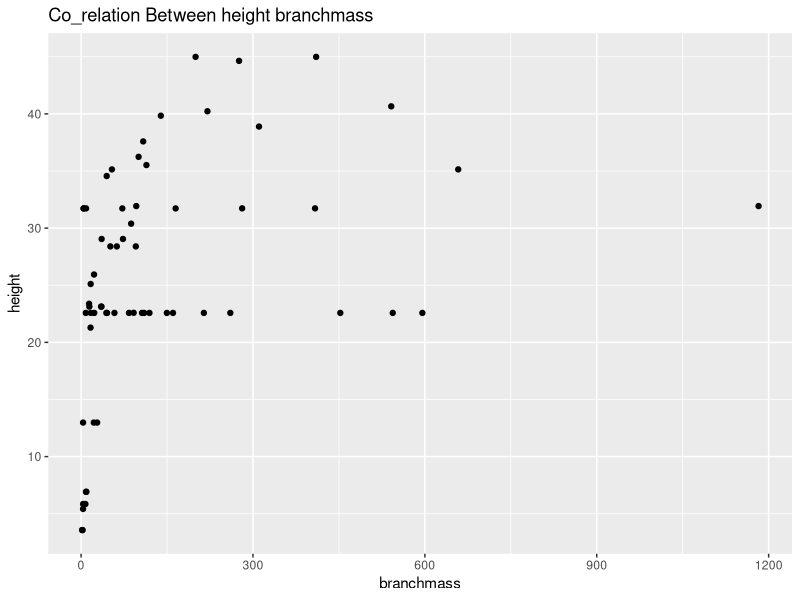
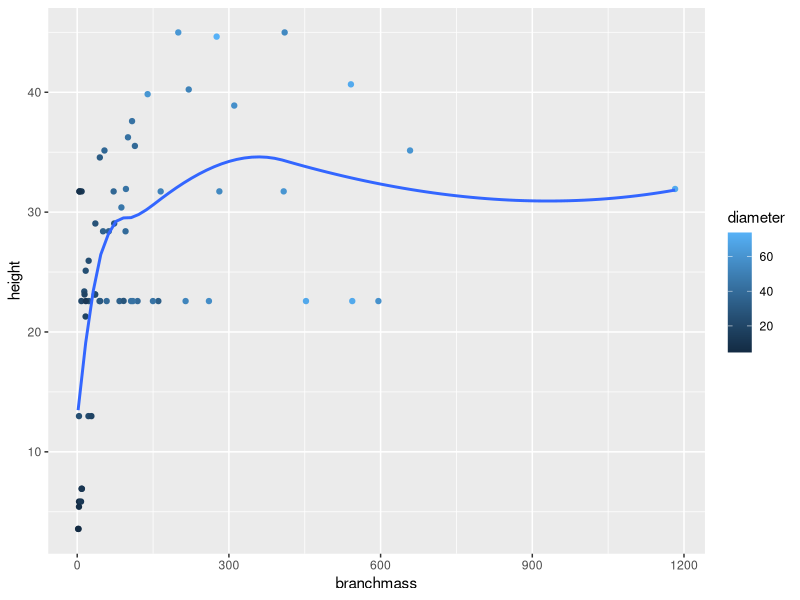
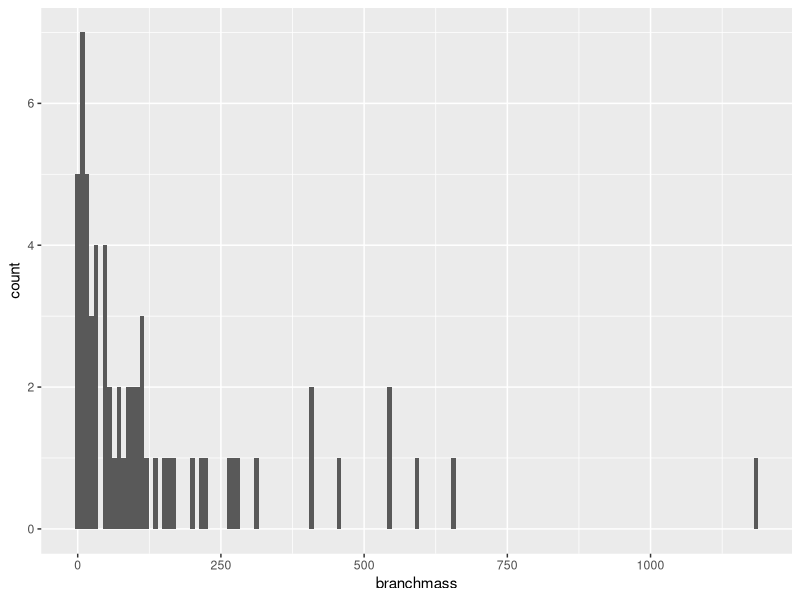
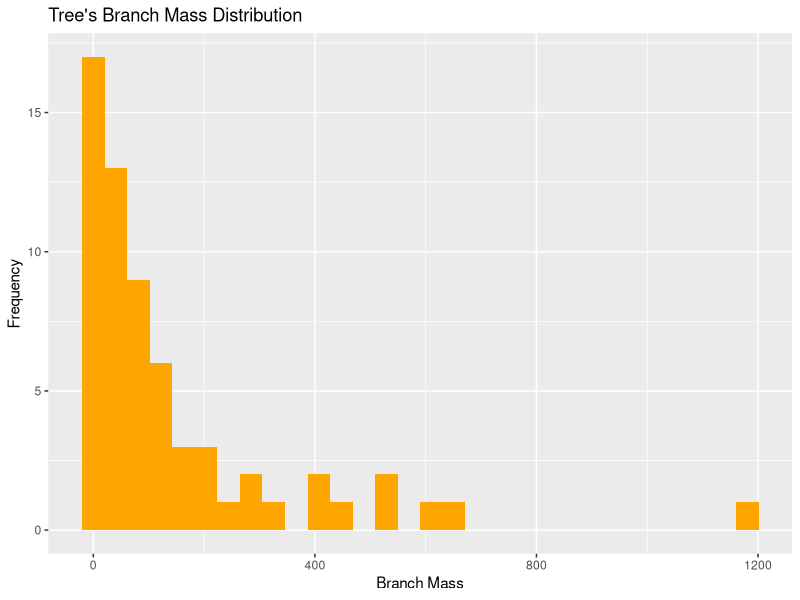
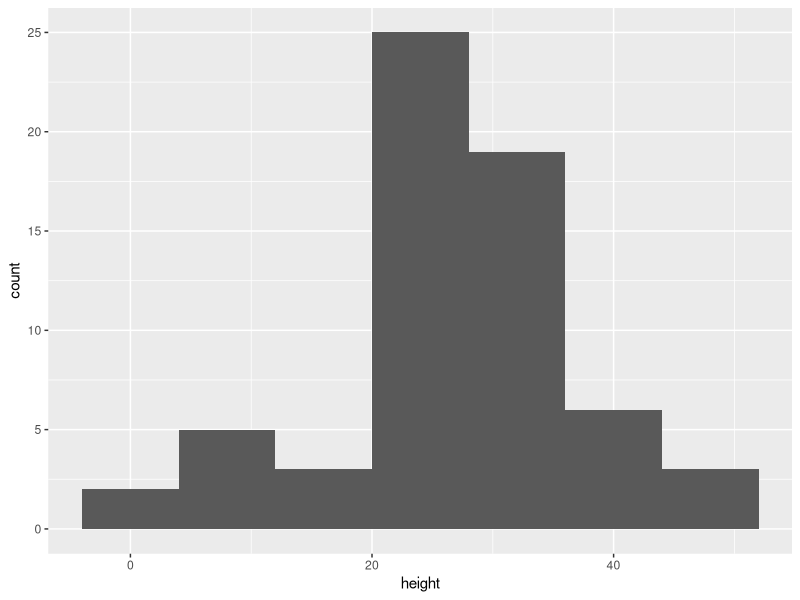
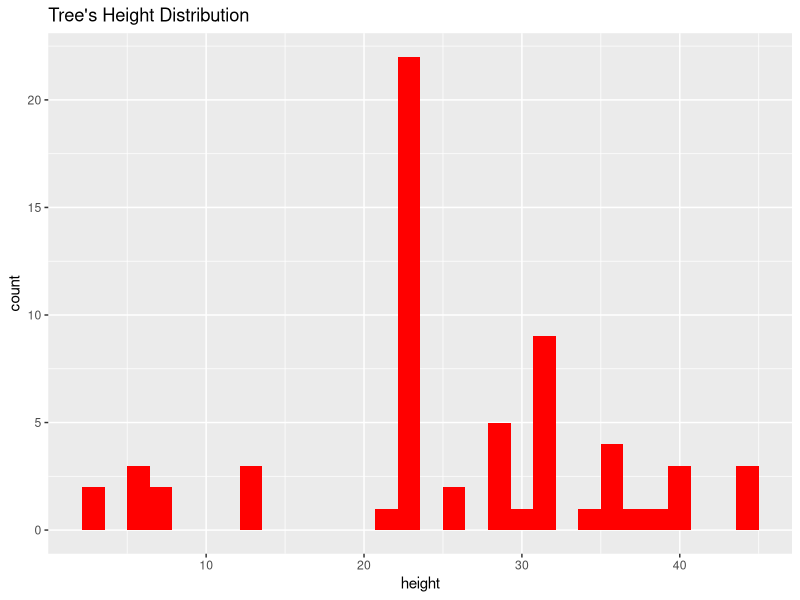
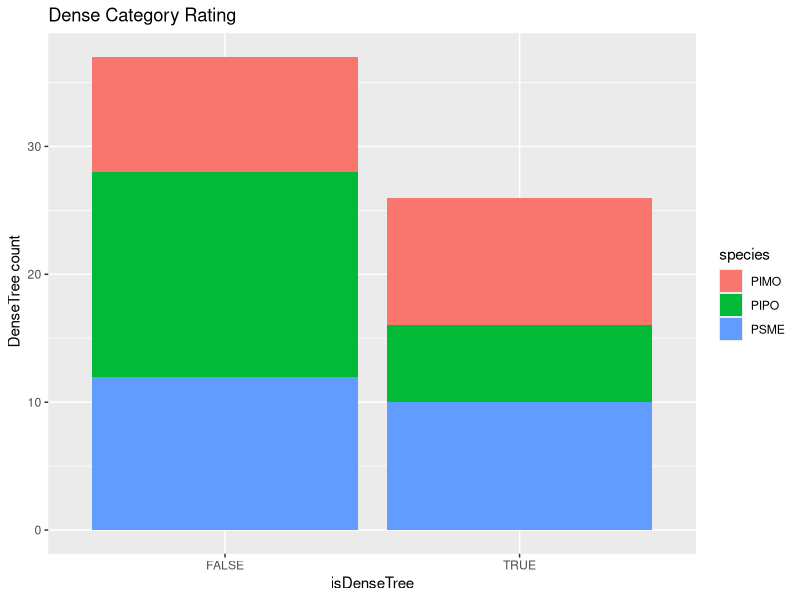
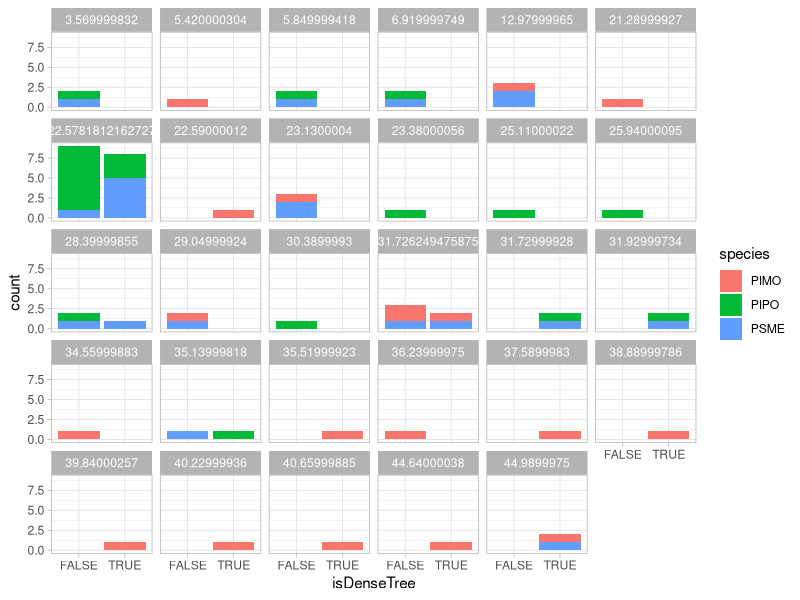

Source code (R) for these figures, in order:

trees <-read.csv("G1_Allometry.csv")

View(trees)

# We Will Start With Data cleaning

# Recoding The Height Feature To Tall And Short

trees$heightDescribtion[trees$height >= 30] = "Tall"
trees$heightDescribtion[trees$height < 30]="Short"

# Recoding the diameter feature to Thick and Thin

trees$dimeterDescribtion[trees$diameter >= 50] = "Thick"
trees$dimeterDescribtion[trees$diameter < 50]= "Thin"

# show all rows that have NA values or missing values

trees[!complete.cases(trees) , ]


# Replace NA Values In Height Field According To The Mean Of
# Heights Of The Same Type

# Make Sure Height Field Is Numeric
trees$height <- as.numeric(trees$height)

# We Will Test It On PIPO Type
pipoMean<-mean(trees[trees$species=="PIPO" , 'height' ], na.rm=T)
trees[is.na(trees$height) & trees$species=="PIPO"  , 'height'] = pipoMean


#On PIMO Type
pimoMean<-mean(trees[trees$species=="PIMO" , 'height' ], na.rm=T)
trees[is.na(trees$height) & trees$species=="PIMO"  , 'height'] = pimoMean

# Can't apply it to PSME Cause All Values Are NULL

# Recoding leafarea Field Using ifelse

# Make Sure leafarea Field Is Numeric
trees$leafarea <- as.numeric(trees$leafarea)

m = mean(trees$leafarea)
trees$leafareaAmount = as.factor(ifelse(trees$leafarea >= m, "dense tree" 
                                   ,"sparse tree"))

#Recoding A Code

trees$isDenseTree[trees$leafareaAmount == "dense tree"] = T
trees$isDenseTree[trees$leafareaAmount == "sparse tree"]= F
trees$isDenseTree = as.factor(trees$isDenseTree)


#Get The Mean Of Dense Trees And Sparse Trees

mDense <-mean(trees$isDenseTree==T)
MSparse <-mean(trees$isDenseTree==F)
mDense
MSparse

# Subset Only Tall Trees

tallTrees = trees [trees$heightDescribtion=="Tall", ]

View(tallTrees)

# Subset Only Short Trees

shortTrees = trees [trees$heightDescribtion=="Short", ]


# Subset Trees That Are Thick And Tall 


thickAndTallTrees = trees[trees$heightDescribtion=="Tall" & trees$dimeterDescribtion=="Thick", ]

View(thickAndTallTrees)

# Sort Or Order Our Data Set ascending Based On height and dimeter

sortedData = trees[order(trees$height ,trees$diameter) , ]


#Get Only First 15 Rows
headOfData <-head(trees ,15)


#Get Only last 15 Rows
tailOfData <-tail(trees ,15)

View(tailOfData)

# get Missing Values or Null Values

library(mice)
Pre.imputation <- mice(trees,
                       m = 5,
                       meth = c("pmm", "pmm", "pmm", "pmm","pmm", "pmm", "pmm", "pmm","pmm"),
                       maxit = 20)

trees = complete(Pre.imputation, 5)


# Data Visualization

library(ggplot2)

# Visualize The Effect of The height On branchmass Using Scatter Plot

draw1 = ggplot(trees , aes(x=branchmass  , y= height))
draw1 + geom_point() + ggtitle("Co_relation Between height branchmass")


# Visualize The Effect of The height On branchmass colored by the groups of diameter using scatterplot

draw2 = ggplot(trees , aes(branchmass , height))
draw2 + geom_point(aes(color=diameter)) + stat_smooth(se=FALSE)  


# Visualize Distribution Of branchmass Using Histogram

draw3 <-ggplot(trees , aes(branchmass))
draw3 + geom_histogram(binwidth = 8)
draw3 + geom_histogram(fill = "orange")+ ggtitle("Tree's Branch Mass Distribution")+labs(x="Branch Mass" , y="Frequency")

# Visualize Distribution Of branchmass Using Histogram

draw4 = ggplot(trees , aes(height))
draw4 + geom_histogram(binwidth = 8)
draw4 + geom_histogram(fill = "red")+ ggtitle("Tree's Height Distribution") 

# Summarizing isDenseTree T or F To Species And Height Groups Using Bar Chart

draw5 = ggplot(trees , aes(x=isDenseTree  ,fill = species))
draw5 + geom_bar() +labs(y=" DenseTree count" ,title="Dense Category Rating")
draw5 + geom_bar() +theme_light()+facet_wrap(~height)
















